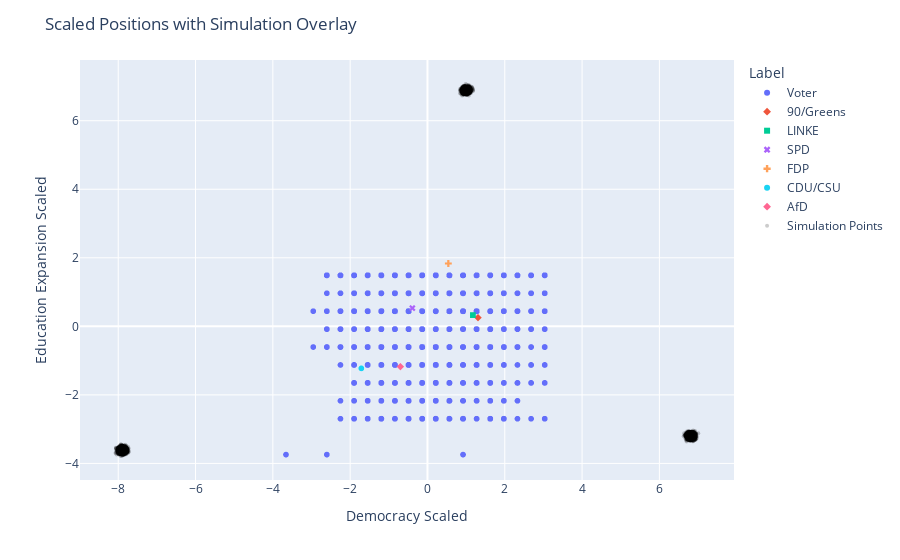

This figure's notebook cell:
### Code cell
sim=run_simulation(data,100,N,D,sigma_noise,gmm_components,1,1,1)
plot_with_simulation_separate(concatenated_df,sim)

### Figure 1 — Plotly figure (JSON) as saved in the notebook; plotly's stock layout.template omitted (floating-point values rounded to 4 significant figures; data arrays with more than 128 entries replaced by an {"elided": "..."} marker saying what was removed)
{"data": [{"hovertemplate": "Label=Voter<br>Democracy Scaled=%{x}<br>Education Expansion Scaled=%{y}<extra></extra>", "legendgroup": "Voter", "marker": {"color": "#636efa", "symbol": "circle"}, "mode": "markers", "name": "Voter", "showlegend": true, "type": "scattergl", "x": {"elided": "6874 float values"}, "xaxis": "x", "y": {"elided": "6874 float values"}, "yaxis": "y"}, {"hovertemplate": "Label=90/Greens<br>Democracy Scaled=%{x}<br>Education Expansion Scaled=%{y}<extra></extra>", "legendgroup": "90/Greens", "marker": {"color": "#EF553B", "symbol": "diamond"}, "mode": "markers", "name": "90/Greens", "showlegend": true, "type": "scattergl", "x": [1.307], "xaxis": "x", "y": [0.2532], "yaxis": "y"}, {"hovertemplate": "Label=LINKE<br>Democracy Scaled=%{x}<br>Education Expansion Scaled=%{y}<extra></extra>", "legendgroup": "LINKE", "marker": {"color": "#00cc96", "symbol": "square"}, "mode": "markers", "name": "LINKE", "showlegend": true, "type": "scattergl", "x": [1.175], "xaxis": "x", "y": [0.3281], "yaxis": "y"}, {"hovertemplate": "Label=SPD<br>Democracy Scaled=%{x}<br>Education Expansion Scaled=%{y}<extra></extra>", "legendgroup": "SPD", "marker": {"color": "#ab63fa", "symbol": "x"}, "mode": "markers", "name": "SPD", "showlegend": true, "type": "scattergl", "x": [-0.3915], "xaxis": "x", "y": [0.5316], "yaxis": "y"}, {"hovertemplate": "Label=FDP<br>Democracy Scaled=%{x}<br>Education Expansion Scaled=%{y}<extra></extra>", "legendgroup": "FDP", "marker": {"color": "#FFA15A", "symbol": "cross"}, "mode": "markers", "name": "FDP", "showlegend": true, "type": "scattergl", "x": [0.5396], "xaxis": "x", "y": [1.834], "yaxis": "y"}, {"hovertemplate": "Label=CDU/CSU<br>Democracy Scaled=%{x}<br>Education Expansion Scaled=%{y}<extra></extra>", "legendgroup": "CDU/CSU", "marker": {"color": "#19d3f3", "symbol": "circle"}, "mode": "markers", "name": "CDU/CSU", "showlegend": true, "type": "scattergl", "x": [-1.711], "xaxis": "x", "y": [-1.226], "yaxis": "y"}, {"hovertemplate": "Label=AfD<br>Democracy Scaled=%{x}<br>Education Expansion Scaled=%{y}<extra></extra>", "legendgroup": "AfD", "marker": {"color": "#FF6692", "symbol": "diamond"}, "mode": "markers", "name": "AfD", "showlegend": true, "type": "scattergl", "x": [-0.7009], "xaxis": "x", "y": [-1.176], "yaxis": "y"}, {"marker": {"color": "rgba(0,0,0,0.2)", "size": 4, "symbol": "circle"}, "mode": "markers", "name": "Simulation Points", "type": "scatter", "x": {"elided": "6874 float values"}, "y": {"elided": "6874 float values"}}], "layout": {"legend": {"title": {"text": "Label"}, "tracegroupgap": 0}, "margin": {"t": 60}, "title": {"text": "Scaled Positions with Simulation Overlay"}, "xaxis": {"anchor": "y", "domain": [0, 1], "title": {"text": "Democracy Scaled"}}, "yaxis": {"anchor": "x", "domain": [0, 1], "title": {"text": "Education Expansion Scaled"}}}}
